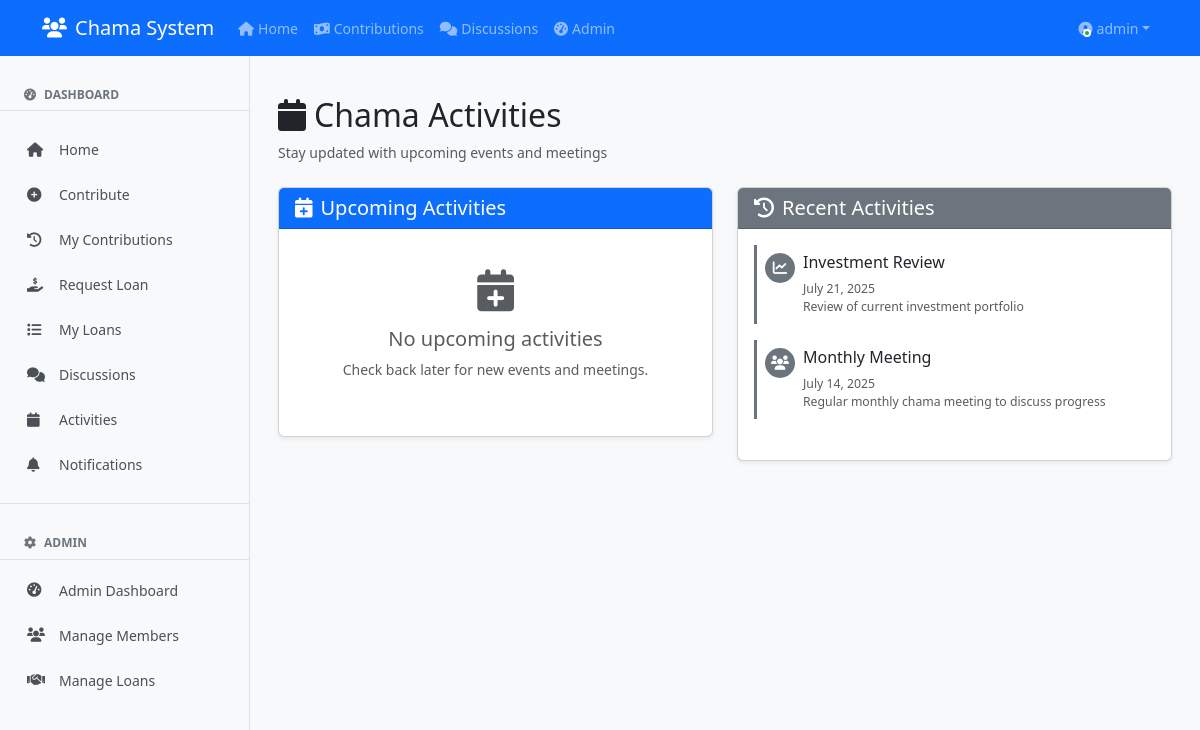
The app's page /activities (signed in) with its own data.
### fixed_app.py (models this page shows, shortened)
class User(db.Model, UserMixin):
    id = db.Column(db.Integer, primary_key=True)
    username = db.Column(db.String(80), unique=True, nullable=False)
    password = db.Column(db.String(200), nullable=False)
    is_admin = db.Column(db.Boolean, default=False)
    last_seen = db.Column(db.DateTime, default=datetime.utcnow)
    is_online = db.Column(db.Boolean, default=False)
    members = db.relationship('Member', backref='user', lazy=True)

class Activity(db.Model):
    id = db.Column(db.Integer, primary_key=True)
    title = db.Column(db.String(100), nullable=False)
    description = db.Column(db.Text)
    date = db.Column(db.DateTime, nullable=False)
    type = db.Column(db.String(50), default='meeting')
    created_by = db.Column(db.Integer, db.ForeignKey('user.id'))
    user = db.relationship('User', backref='activities')

### fixed_app.py (the view)
@app.route('/activities')
@login_required
def activities():
    upcoming = Activity.query.filter(Activity.date >= datetime.utcnow()).order_by(Activity.date).all()
    past = Activity.query.filter(Activity.date < datetime.utcnow()).order_by(Activity.date.desc()).limit(10).all()
    return render_template('activities.html', upcoming=upcoming, past=past)

### fixed_app.py (called while the page is built)
@login_manager.user_loader
def load_user(user_id):
    return User.query.get(int(user_id))

### templates/activities.html (shortened to what this page needs)
{% extends "base.html" %}
{% block content %}
<div class="container-fluid">
    <div class="d-flex flex-column flex-md-row justify-content-between align-items-start align-items-md-center mb-4">
        <div>
            <h2><i class="fas fa-calendar me-2"></i>Chama Activities</h2>
            <p class="text-muted mb-0">Stay updated with upcoming events and meetings</p>
        </div>
    </div>
    <div class="row">
        <div class="col-12 col-lg-6 mb-4">
            <div class="card shadow-sm h-100">
                <div class="card-header bg-primary text-white">
                    <h5 class="mb-0"><i class="fas fa-calendar-plus me-2"></i>Upcoming Activities</h5>
                </div>
                <div class="card-body">
                    {% if upcoming %}
                        {% for activity in upcoming %}
                        <div class="activity-item mb-3 p-3 border rounded">
                            <div class="d-flex align-items-start">
                                <div class="activity-icon bg-primary text-white me-3">
                                    {% if activity.type == 'meeting' %}
                                        <i class="fas fa-users"></i>
                                    {% elif activity.type == 'review' %}
                                        <i class="fas fa-chart-line"></i>
                                    {% else %}
                                        <i class="fas fa-calendar"></i>
                                    {% endif %}
                                </div>
                                <div class="flex-grow-1">
                                    <h6 class="mb-1">{{ activity.title }}</h6>
                                    <div class="text-primary fw-medium mb-2">
                                        <i class="fas fa-clock me-1"></i>
                                        {{ activity.date.strftime('%B %d, %Y at %I:%M %p') }}
                                    </div>
                                    {% if activity.description %}
                                        <p class="text-muted mb-0">{{ activity.description }}</p>
                                    {% endif %}
                                    <div class="mt-2">
                                        <span class="badge bg-{{ 'success' if activity.type == 'meeting' else 'info' if activity.type == 'review' else 'secondary' }}">
                                            {{ activity.type.title() }}
                                        </span>
                                    </div>
                                </div>
                            </div>
                        </div>
                        {% endfor %}
                    {% else %}
                        <div class="text-center py-4">
                            <i class="fas fa-calendar-plus fa-3x text-muted mb-3"></i>
                            <h5 class="text-muted">No upcoming activities</h5>
                            <p class="text-muted">Check back later for new events and meetings.</p>
                        </div>
                    {% endif %}
                </div>
            </div>
        </div>
        <div class="col-12 col-lg-6">
            <div class="card shadow-sm h-100">
                <div class="card-header bg-secondary text-white">
                    <h5 class="mb-0"><i class="fas fa-history me-2"></i>Recent Activities</h5>
                </div>
                <div class="card-body">
                    {% if past %}
                        {% for activity in past %}
                        <div class="activity-item mb-3 p-2 border-start border-3 border-secondary">
                            <div class="d-flex align-items-start">
                                <div class="activity-icon-sm bg-secondary text-white me-2">
                                    {% if activity.type == 'meeting' %}
                                        <i class="fas fa-users"></i>
                                    {% elif activity.type == 'review' %}
                                        <i class="fas fa-chart-line"></i>
                                    {% else %}
                                        <i class="fas fa-calendar"></i>
                                    {% endif %}
                                </div>
                                <div class="flex-grow-1">
                                    <h6 class="mb-1">{{ activity.title }}</h6>
                                    <small class="text-muted">
                                        {{ activity.date.strftime('%B %d, %Y') }}
                                    </small>
                                    {% if activity.description %}
                                        <p class="text-muted mb-0 small">{{ activity.description|truncate(80) }}</p>
                                    {% endif %}
                                </div>
                            </div>
                        </div>
                        {% endfor %}
                    {% else %}
                        <div class="text-center py-4">
                            <i class="fas fa-history fa-3x text-muted mb-3"></i>
                            <h5 class="text-muted">No past activities</h5>
                            <p class="text-muted">Activity history will appear here.</p>
                        </div>
                    {% endif %}
                </div>
            </div>
        </div>
    </div>
</div>
{% endblock %}

### templates/navbar.html (shortened to what this page needs)
<nav class="navbar navbar-expand-lg navbar-dark bg-primary">
    <div class="container">
        <a class="navbar-brand" href="{{ url_for('index') }}">
            <i class="fas fa-users me-2"></i>Chama System
        </a>
        <div class="collapse navbar-collapse" id="navbarNav">
            {% if current_user.is_authenticated %}
            <ul class="navbar-nav me-auto">
                <li class="nav-item">
                    <a class="nav-link {% if request.path == url_for('index') %}active{% endif %}" href="{{ url_for('index') }}">
                        <i class="fas fa-home me-1"></i>Home
                    </a>
                </li>
                <li class="nav-item">
                    <a class="nav-link {% if request.path == url_for('contributions') %}active{% endif %}" href="{{ url_for('contributions') }}">
                        <i class="fas fa-money-bill-wave me-1"></i>Contributions
                    </a>
                </li>
                <li class="nav-item">
                    <a class="nav-link {% if request.path == url_for('discussions') %}active{% endif %}" href="{{ url_for('discussions') }}">
                        <i class="fas fa-comments me-1"></i>Discussions
                    </a>
                </li>
                {% if current_user.is_admin %}
                <li class="nav-item">
                    <a class="nav-link {% if request.path == url_for('admin_dashboard') %}active{% endif %}" href="{{ url_for('admin_dashboard') }}">
                        <i class="fas fa-tachometer-alt me-1"></i>Admin
                    </a>
                </li>
                {% endif %}
            </ul>
            <ul class="navbar-nav">
                <li class="nav-item dropdown">
                    <a class="nav-link dropdown-toggle user-dropdown" href="#" id="navbarDropdown" role="button"
                       data-bs-toggle="dropdown" aria-expanded="false">
                        <div class="user-avatar">
                            <span class="online-dot"></span>
                        </div>
                        <span class="ms-1">{{ current_user.username }}</span>
                    </a>
                </li>
            </ul>
            {% endif %}
        </div>
    </div>
</nav>

### templates/base.html (style rules this page uses)
body { background-color: #f8f9fa; font-size: 14px; }
.navbar { margin-bottom: 20px; }

### templates/navbar.html (style rules this page uses)
.user-dropdown { display: flex; align-items: center; }
.user-avatar { position: relative; display: inline-block; }
.online-dot { position: absolute; bottom: 2px; right: 2px; width: 8px; height: 8px; background-color: #28a745; border: 2px solid white; border-radius: 50%; animation: pulse-dot 2s infinite; }

### templates/activities.html (style rules this page uses)
.activity-icon-sm { width: 30px; height: 30px; border-radius: 50%; display: flex; align-items: center; justify-content: center; font-size: 0.9rem; }
.activity-item { transition: all 0.2s ease; }

### records on screen
User: username "admin"
Activity: type "review" (drawn), title "Investment Review", date "July 21, 2025", description "Review of current investment portfolio"
Activity: type "meeting" (drawn), title "Monthly Meeting", date "July 14, 2025", description "Regular monthly chama meeting to discuss progress"
